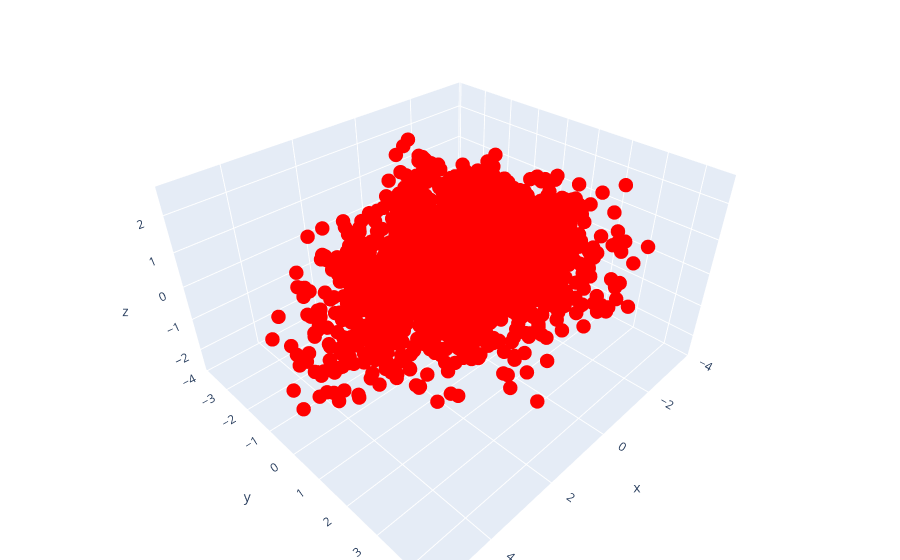

Write notebook code for a chart like this one.
### Code cell
from plotly.offline import init_notebook_mode, iplot, plot
import plotly as py
init_notebook_mode(connected=True)
import plotly.graph_objs as go

xdata = principalDf['P1']
ydata = principalDf['P2']
zdata = principalDf['P3']

trace1 = go.Scatter3d(x = xdata,
                     y = ydata,
                     z = zdata,
                     mode = 'markers',
                     marker = dict(size = 5, color = 'rgb(255,0,0)'))

data = [trace1]
layout = go.Layout(margin = dict(l=0,
                                r=0,
                                b=0,
                                t=0))

fig = go.Figure(data=data, layout=layout)
iplot(fig)

### Figure 1 — Plotly figure (JSON) as saved in the notebook; plotly's stock layout.template omitted (floating-point values rounded to 4 significant figures; data arrays with more than 128 entries replaced by an {"elided": "..."} marker saying what was removed)
{"data": [{"marker": {"color": "rgb(255,0,0)", "size": 5}, "mode": "markers", "type": "scatter3d", "x": {"elided": "2179 float values"}, "y": {"elided": "2179 float values"}, "z": {"elided": "2179 float values"}}], "layout": {"margin": {"b": 0, "l": 0, "r": 0, "t": 0}}}
